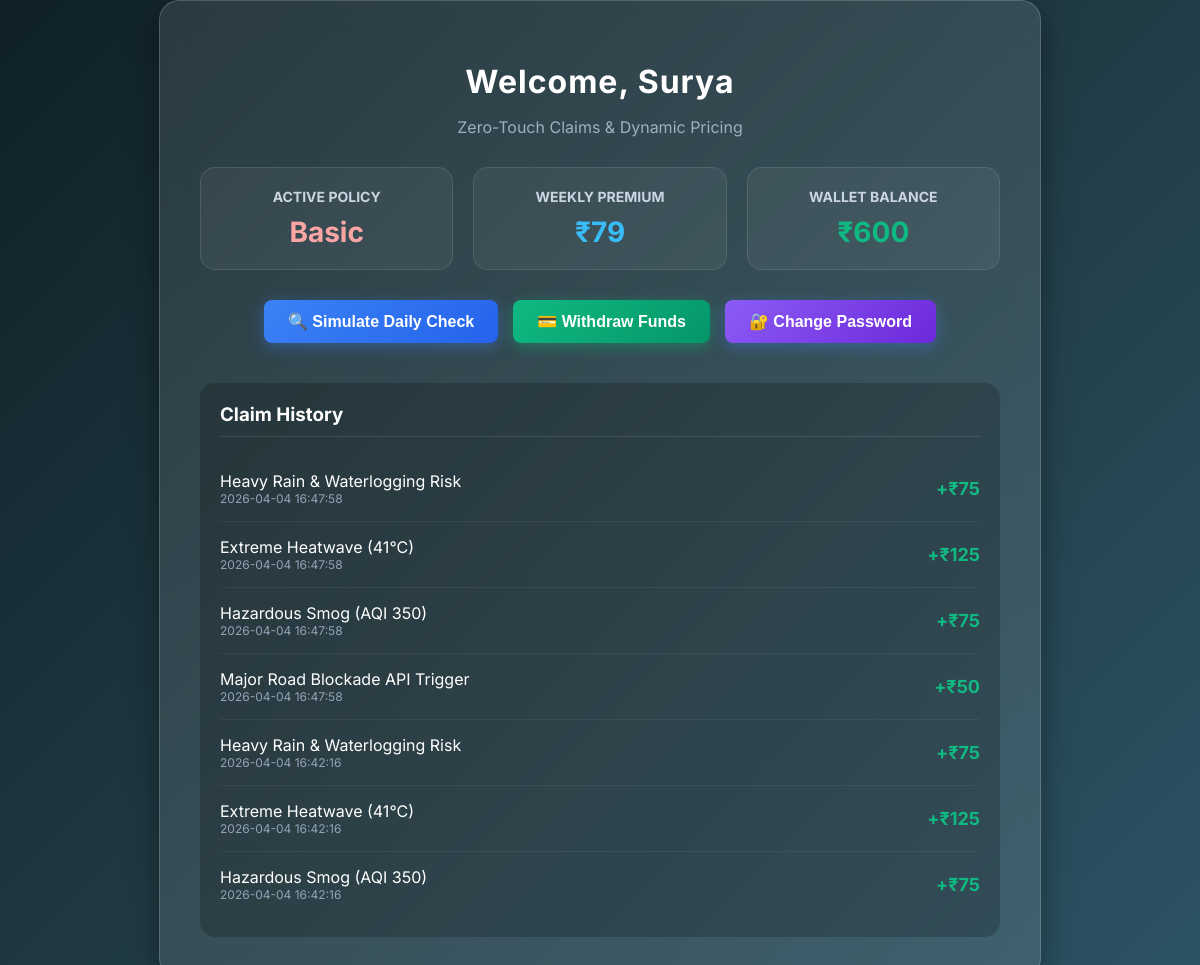
The app's page /dashboard?user_id=13 with its own data.
### tables this page shows
CREATE TABLE users (
            id INTEGER PRIMARY KEY,
            name TEXT,
            location TEXT,
            premium INTEGER
        , policy TEXT, password TEXT, wallet_balance INTEGER DEFAULT 0, email TEXT, unique_id TEXT);

CREATE TABLE claims (
            id INTEGER PRIMARY KEY,
            user_id INTEGER,
            amount INTEGER,
            reason TEXT,
            timestamp DATETIME DEFAULT CURRENT_TIMESTAMP
        );

### app.py (the view)
@app.route('/dashboard')
def dashboard():
    user_id = request.args.get('user_id')
    if not user_id:
        return "User ID missing"
    conn = sqlite3.connect('database.db')
    user = conn.execute("SELECT name, premium, policy, wallet_balance FROM users WHERE id = ?", (user_id,)).fetchone()
    if not user:
        return "User not found"
    claims = conn.execute("SELECT amount, reason, timestamp FROM claims WHERE user_id = ? ORDER BY timestamp DESC", (user_id,)).fetchall()
    conn.close()
    return render_template('dashboard.html', user_id=user_id, name=user[0], premium=user[1], policy=user[2], wallet_balance=user[3], claims=claims)

### templates/dashboard.html (shortened to what this page needs)
<!DOCTYPE html>
<html lang="en">
<head>
</head>
<body>
<div class="dashboard-container">
    <h1>Welcome, {{name}}</h1>
    <p class="subtitle">Zero-Touch Claims & Dynamic Pricing</p>
    <div class="stats-grid">
        <div class="stat-card">
            <h3>Active Policy</h3>
            <p style="color: #fca5a5;">{{policy | title}}</p>
        </div>
        <div class="stat-card">
            <h3>Weekly Premium</h3>
            <p>₹{{premium}}</p>
        </div>
        <div class="stat-card">
            <h3>Wallet Balance</h3>
            <p style="color: #10b981;" id="walletBalance">₹{{wallet_balance}}</p>
        </div>
    </div>
    <div class="actions">
        <button class="btn-primary" onclick="simulateCheck()">🔍 Simulate Daily Check</button>
        <button class="btn-success" onclick="withdrawFunds()">💳 Withdraw Funds</button>
        <button class="btn-primary" style="background: linear-gradient(135deg, #8b5cf6, #6d28d9);" onclick="changePassword()">🔐 Change Password</button>
    </div>
    <div class="claims-section">
        <h3>Claim History</h3>
        <div id="claimsList">
            {% if claims %}
                {% for claim in claims %}
                <div class="claim-item">
                    <div>
                        <div>{{claim[1]}}</div>
                        <div class="claim-date">{{claim[2]}}</div>
                    </div>
                    <div class="claim-amount">+₹{{claim[0]}}</div>
                </div>
                {% endfor %}
            {% else %}
                <p style="color: #94a3b8; text-align: center;">No automated payouts yet. The AI is monitoring for you.</p>
            {% endif %}
        </div>
    </div>
</div>
</body>
</html>

### templates/dashboard.html (style rules this page uses)
body { background: linear-gradient(135deg, #0f2027, #203a43, #2c5364); color: #fff; font-family: 'Inter', sans-serif; margin: 0; padding: 0; display: flex; justify-content: center; align-items: center; min-height: 100vh; }
.dashboard-container { width: 90%; max-width: 800px; background: rgba(255, 255, 255, 0.1); backdrop-filter: blur(15px); border-radius: 20px; padding: 40px; box-shadow: 0 8px 32px 0 rgba(0, 0, 0, 0.37); border: 1px solid rgba(255, 255, 255, 0.18); }
h1 { text-align: center; font-weight: 700; margin-bottom: 5px; letter-spacing: 1px; }
.subtitle { text-align: center; color: #a0aec0; margin-bottom: 30px; }
.stats-grid { display: grid; grid-template-columns: repeat(auto-fit, minmax(200px, 1fr)); gap: 20px; margin-bottom: 30px; }
.stat-card { background: rgba(255, 255, 255, 0.05); padding: 20px; border-radius: 15px; text-align: center; border: 1px solid rgba(255,255,255,0.1); transition: transform 0.3s ease; }
.stat-card h3 { margin: 0 0 10px 0; font-size: 14px; color: #cbd5e1; text-transform: uppercase; }
.stat-card p { margin: 0; font-size: 28px; font-weight: 700; color: #38bdf8; }
.actions { display: flex; justify-content: center; gap: 15px; margin-bottom: 40px; }
button { padding: 12px 24px; border: none; border-radius: 8px; font-size: 16px; font-weight: 600; cursor: pointer; transition: all 0.3s ease; display: flex; align-items: center; gap: 8px; }
.btn-primary { background: linear-gradient(135deg, #3b82f6, #2563eb); color: white; box-shadow: 0 4px 15px rgba(59, 130, 246, 0.4); }
.btn-success { background: linear-gradient(135deg, #10b981, #059669); color: white; box-shadow: 0 4px 15px rgba(16, 185, 129, 0.4); }
.claims-section { background: rgba(0, 0, 0, 0.2); border-radius: 15px; padding: 20px; }
.claims-section h3 { margin-top: 0; border-bottom: 1px solid rgba(255,255,255,0.1); padding-bottom: 10px; }
.claim-item { display: flex; justify-content: space-between; align-items: center; padding: 15px 0; border-bottom: 1px solid rgba(255,255,255,0.05); }
.claim-item:last-child { border-bottom: none; }
.claim-amount { color: #10b981; font-weight: 700; font-size: 18px; }
.claim-date { font-size: 12px; color: #94a3b8; }

### records on screen
users: name "Surya", policy "Basic", wallet_balance "600"
claims: reason "Heavy Rain & Waterlogging Risk", timestamp "2026-04-04 16:47:58", amount "75"
claims: reason "Extreme Heatwave (41°C)", timestamp "2026-04-04 16:47:58", amount "125"
claims: reason "Hazardous Smog (AQI 350)", timestamp "2026-04-04 16:47:58", amount "75"
claims: reason "Major Road Blockade API Trigger", timestamp "2026-04-04 16:47:58", amount "50"
claims: reason "Heavy Rain & Waterlogging Risk", timestamp "2026-04-04 16:42:16", amount "75"
claims: reason "Extreme Heatwave (41°C)", timestamp "2026-04-04 16:42:16", amount "125"
claims: reason "Hazardous Smog (AQI 350)", timestamp "2026-04-04 16:42:16", amount "75"

### other values on screen
{{ premium }} "79"
